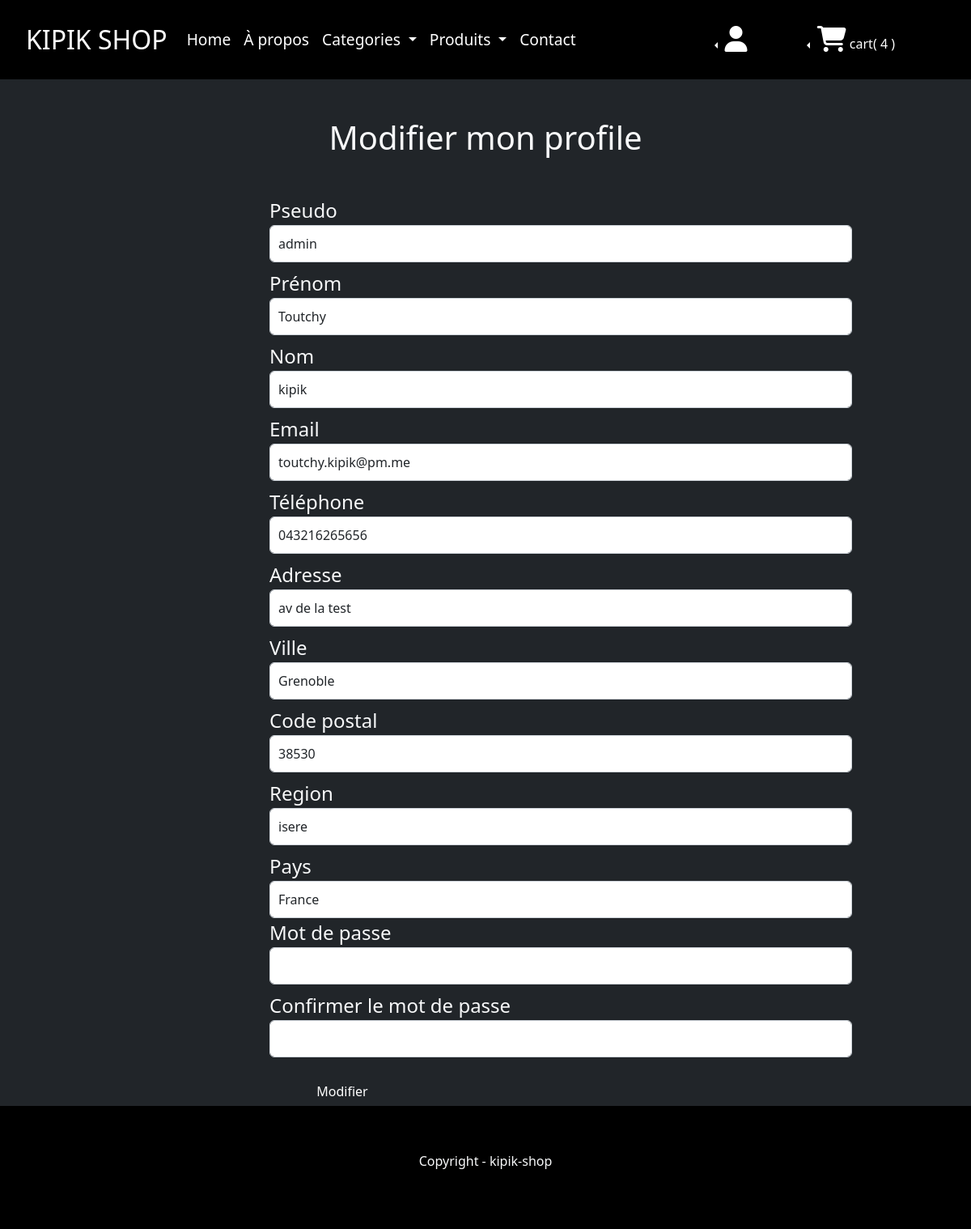
Page /profile/edit (signed in) on the committed database.
### accounts/models.py (models this page shows, shortened)
class Customer(AbstractUser):
    pass

class Profile(models.Model):
    user = models.OneToOneField(Customer, on_delete=models.CASCADE)
    image_profile = models.ImageField(upload_to='prod/profile_img/', default='prod/profile_img/default.png',
                                      blank=True, null=True)
    phone = models.CharField(max_length=20, blank=True)
    address = models.CharField(max_length=100, blank=True)
    city = models.CharField(max_length=100, blank=True)
    zip_code = models.CharField(max_length=10, blank=True)
    state = models.CharField(max_length=100, blank=True)
    country = models.CharField(max_length=100, blank=True)
    class Meta:
        verbose_name_plural = 'Profiles'
        ordering = ('user',)

### shop/models.py (models this page shows, shortened)
class Cart(models.Model):
    user = models.OneToOneField(AUTH_USER_MODEL, on_delete=models.CASCADE, blank=True, null=True)
    orders = models.ManyToManyField(Order)
    ordered = models.BooleanField(default=False)
    '''
    def delete(self, *args, **kwargs):
        for order in self.orders.all():
            order.delete()
        super().delete(*args, **kwargs)
    '''

### accounts/views.py (the view, shortened to what this page needs)
# urls.py: path('profile/edit', edit_profile, name='edit-profile'),
@login_required
def edit_profile(request):
    user = request.user
    profile = get_object_or_404(Profile, user=user)
    context = {
        'profile': profile,
    }
    return render(request, 'accounts/profile_update.html', context)

### accounts/templates/accounts/profile_update.html (shortened to what this page needs)
{% extends 'shop/base.html' %}
{% load static %}
{% block content %}
    <div class="card-header mt-5 mb-5">
        <h1 class="text-center">Modifier mon profile</h1>
    </div>
    <div class="container">
        <div class="row">
            <div class="col-md-8 offset-md-2">
                <form method="POST">
                    <div class="form-group">
                        <label for="username">Pseudo</label>
                        <input type="text" class="form-control mb-2" id="username" name="username" placeholder="{{ user.username }}" value="{{ user.username }}">
                        <label for="first_name">Prénom</label>
                        <input type="text" class="form-control mb-2" id="first_name" name="first_name" value="{{ user.first_name }}" placeholder="{{ user.first_name }}">
                        <label for="last_name">Nom</label>
                        <input type="text" class="form-control mb-2" id="last_name" name="last_name" value="{{ user.last_name }}" placeholder="{{ user.last_name }}">
                        <label for="email">Email</label>
                        <input type="email" class="form-control mb-2" id="email" name="email" value="{{ user.email }}" placeholder="{{ user.email }}">
                        <label for="phone">Téléphone</label>
                        <input type="text" class="form-control mb-2" id="phone" name="phone" value="{{ profile.phone }}" placeholder="{{ profile.phone }}">
                        <label for="address">Adresse</label>
                        <input type="text" class="form-control mb-2" id="address" name="address" value="{{ profile.address }}" placeholder="{{ profile.adress }}">
                        <label for="city">Ville</label>
                        <input type="text" class="form-control mb-2" id="city" name="city" value="{{ profile.city }}" placeholder="{{ profile.city }}">
                        <label for="zip_code">Code postal</label>
                        <input type="text" class="form-control mb-2" id="zip_code" name="zip_code" value="{{ profile.zip_code }}" placeholder="{{ profile.zip_code }}">
                        <label for="state">Region</label>
                        <input type="text" class="form-control mb-2" id="state" name="state" value="{{ profile.state }}" placeholder="{{ profile.state }}">
                        <label for="country">Pays</label>
                        <input type="text" class="form-control" id="country" name="country" value="{{ profile.country }}" placeholder="{{ profile.country }}">
                        <label for="password">Mot de passe</label>
                        <input type="password" class="form-control mb-2" id="password" name="password">
                        <label for="password2">Confirmer le mot de passe</label>
                        <input type="password" class="form-control mb-2" id="password2" name="password2">
                        <button type="submit" class="btn btn-primary mt-3">Modifier</button>
                    </div>
                </form>
            </div>
        </div>
    </div>
{% endblock %}

### shop/templates/shop/navbar.html (shortened to what this page needs)
{% load static %}
{% block navbar %}
    <nav class="navbar navbar-expand-lg navbar-dark text-light">
        <div class="container-fluid">
            <a class="navbar-brand" href="{% url 'home' %}">KIPIK SHOP</a>
            <div class="collapse navbar-collapse" id="navbarScroll">
                <ul class="navbar-nav me-auto my-2 my-lg-0 navbar-nav-scroll" style="--bs-scroll-height: 100px;">
                    <li class="nav-item">
                        <a class="nav-link active" aria-current="page" href="{% url 'home' %}">Home</a>
                    </li>
                    <li class="nav-item">
                        <a class="nav-link" href="#">À propos</a>
                    </li>
                    <li class="nav-item dropdown">
                        <a class="nav-link dropdown-toggle" href="#" role="button" data-bs-toggle="dropdown"
                           aria-expanded="false">
                            Categories
                        </a>
                    </li>
                    <li class="nav-item dropdown">
                        <a class="nav-link dropdown-toggle" href="#" role="button" data-bs-toggle="dropdown"
                           aria-expanded="false">
                            Produits
                        </a>
                    </li>
                    <li class="nav-item">
                        <a class="nav-link" href="{% url 'contact_form' %}">Contact</a>
                    </li>
                </ul>
                <div class="dropstart">
                    <li class="nav-item dropdown">
                        <a class="btn btn-secondary dropdown-toggle" href="#" role="button" data-bs-toggle="dropdown"
                           aria-expanded="false">
                            <i class="fa fa-2x fa-user"></i>
                        </a>
                    </li>
                </div>
                {% if user.cart.orders.count >= 1 %}
                    <div class="btn-group dropstart">
                        <button type="button" class="btn btn-secondary dropdown-toggle" data-bs-toggle="dropdown"
                                aria-expanded="false">
                            <i class="fa fa-2x fa-shopping-cart"></i>
                            <span>cart( {{ user.cart.orders.count }} )</span>
                        </button>
                    </div>
                {% endif %}
            </div>
        </div>
    </nav>
{% endblock %}

### static/build/css/style.css (style rules this page uses)
li { list-style: none; }
a { color: #fff !important; }
label { font-size: 1.5em; }
.navbar { background: black !important; color: #fff !important; padding: 20px !important; width: 100%; }
.navbar-dark .navbar-brand { color: #fff; font-size: 2em !important; }
a { color: white !important; }
@media (min-width: 992px) { .dropstart { margin-right: 50px; } }
@media (min-width: 992px) { .navbar-expand-lg .navbar-nav { font-size: 1.2em; } }
.row { display: flex; justify-content: space-around; width: 100%; margin: 0; }
.form-control { padding: 10px; }
button.btn { width: 25%; }

### static/scss/style.css (style rules this page uses)
li { list-style: none; }
a { color: #fff !important; }
label { font-size: 1.5em; }
.navbar { background: black !important; color: #fff !important; padding: 20px !important; width: 100%; }
.navbar-dark .navbar-brand { color: #fff; font-size: 2em !important; }
a { color: white !important; }
@media (min-width: 992px) { .dropstart { margin-right: 50px; } }
@media (min-width: 992px) { .navbar-expand-lg .navbar-nav { font-size: 1.2em; } }
.row { display: flex; justify-content: space-around; width: 100%; margin: 0; }
.form-control { padding: 10px; }
button.btn { width: 25%; }

### shop/templates/shop/navbar.html (style rules this page uses)
button.btn { background: transparent; border: none; }
div.dropstart:nth-child(2) > li:nth-child(1) > a:nth-child(1) { background: transparent; border: none; }

### rows in the picture
Customer: cart.orders.count "4", username "admin", first_name "Toutchy", last_name "kipik", email "toutchy.kipik@pm.me"
Profile: phone "043216265656", address "av de la test", city "Grenoble", zip_code "38530", state "isere", country "France"
